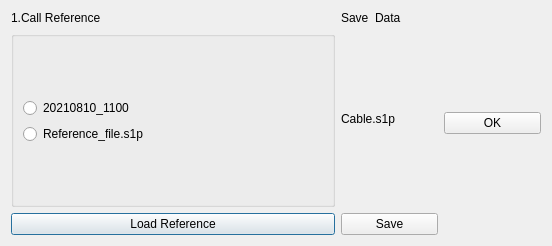
<?xml version="1.0" encoding="UTF-8"?>
<ui version="4.0">
 <class>Dialog</class>
 <widget class="QDialog" name="Dialog">
  <property name="geometry">
   <rect>
    <x>0</x>
    <y>0</y>
    <width>552</width>
    <height>246</height>
   </rect>
  </property>
  <property name="windowTitle">
   <string>data</string>
  </property>
  <layout class="QGridLayout" name="gridLayout">
   <item row="0" column="0">
    <layout class="QVBoxLayout" name="verticalLayout">
     <item>
      <widget class="QLabel" name="label">
       <property name="maximumSize">
        <size>
         <width>16777215</width>
         <height>16777215</height>
        </size>
       </property>
       <property name="text">
        <string>1.Call Reference</string>
       </property>
      </widget>
     </item>
     <item>
      <widget class="QGroupBox" name="groupBox">
       <property name="minimumSize">
        <size>
         <width>0</width>
         <height>0</height>
        </size>
       </property>
       <property name="title">
        <string/>
       </property>
       <layout class="QVBoxLayout" name="verticalLayout_4">
        <item>
         <spacer name="verticalSpacer_2">
          <property name="orientation">
           <enum>Qt::Vertical</enum>
          </property>
          <property name="sizeHint" stdset="0">
           <size>
            <width>20</width>
            <height>40</height>
           </size>
          </property>
         </spacer>
        </item>
        <item>
         <widget class="QRadioButton" name="radioButton">
          <property name="minimumSize">
           <size>
            <width>300</width>
            <height>0</height>
           </size>
          </property>
          <property name="text">
           <string>20210810_1100</string>
          </property>
         </widget>
        </item>
        <item>
         <widget class="QRadioButton" name="radioButton_2">
          <property name="minimumSize">
           <size>
            <width>300</width>
            <height>0</height>
           </size>
          </property>
          <property name="text">
           <string>Reference_file.s1p</string>
          </property>
         </widget>
        </item>
        <item>
         <spacer name="verticalSpacer">
          <property name="orientation">
           <enum>Qt::Vertical</enum>
          </property>
          <property name="sizeHint" stdset="0">
           <size>
            <width>20</width>
            <height>40</height>
           </size>
          </property>
         </spacer>
        </item>
       </layout>
      </widget>
     </item>
     <item>
      <widget class="QPushButton" name="pushButton">
       <property name="text">
        <string>Load Reference</string>
       </property>
      </widget>
     </item>
    </layout>
   </item>
   <item row="0" column="1">
    <layout class="QVBoxLayout" name="verticalLayout_2">
     <item>
      <widget class="QLabel" name="label_2">
       <property name="maximumSize">
        <size>
         <width>16777215</width>
         <height>60</height>
        </size>
       </property>
       <property name="text">
        <string>Save  Data</string>
       </property>
      </widget>
     </item>
     <item>
      <spacer name="verticalSpacer_3">
       <property name="orientation">
        <enum>Qt::Vertical</enum>
       </property>
       <property name="sizeHint" stdset="0">
        <size>
         <width>20</width>
         <height>40</height>
        </size>
       </property>
      </spacer>
     </item>
     <item>
      <widget class="QLabel" name="label_3">
       <property name="text">
        <string>Cable.s1p</string>
       </property>
      </widget>
     </item>
     <item>
      <spacer name="verticalSpacer_4">
       <property name="orientation">
        <enum>Qt::Vertical</enum>
       </property>
       <property name="sizeHint" stdset="0">
        <size>
         <width>20</width>
         <height>40</height>
        </size>
       </property>
      </spacer>
     </item>
     <item>
      <widget class="QPushButton" name="pushButton_2">
       <property name="text">
        <string>Save</string>
       </property>
      </widget>
     </item>
    </layout>
   </item>
   <item row="0" column="2">
    <layout class="QVBoxLayout" name="verticalLayout_3">
     <item>
      <widget class="QPushButton" name="pushButton_3">
       <property name="text">
        <string>OK</string>
       </property>
      </widget>
     </item>
    </layout>
   </item>
  </layout>
 </widget>
 <resources/>
 <connections/>
</ui>
